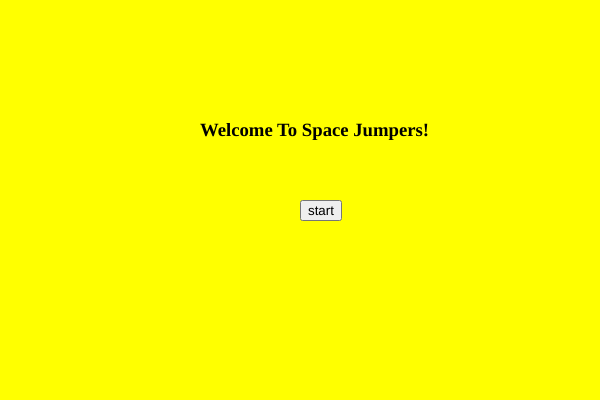
Frame 1 (no input)
Frame 60 (no input): identical to frame 1, image omitted
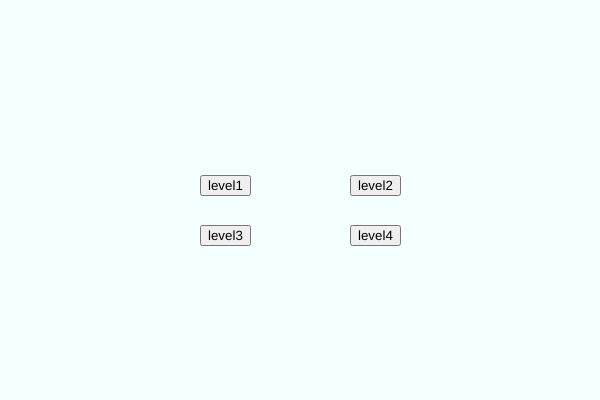
Frame 120 (the mouse pressed at the canvas centre since frame 60)

The p5.js sketch that drew these frames (run headless with seeded random() and noise() and a simulated clock; from frame 60 on, the mouse is pressed at the canvas centre):

// p5.js sketch
// ── sketch.js
var canvas;
var title;
var startButton;
var lvl1, lvl2, lvl3, lvl4;

function setup(){
  
  createCanvas(600,400);
  background(255, 255, 0);
  title = createElement("h3");
  title.html("Welcome To Space Jumpers!");
  title.position(200, 100);
  
  startButton = createButton("start");
  startButton.position(300,200);

  startButton.mousePressed(()=>{
    title.hide();
    createLevelButtons();
    background(244, 255, 255);
    startButton.hide();
  });
}


function draw(){

}
function createLevelButtons()
{
  lvl1 = createButton("level1");
  lvl1.position(200, 175);

  lvl2 = createButton("level2");
  lvl2.position(350, 175);

  lvl3 = createButton("level3");
  lvl3.position(200, 225);
  
  lvl4 = createButton("level4");
  lvl4.position(350, 225);


}
